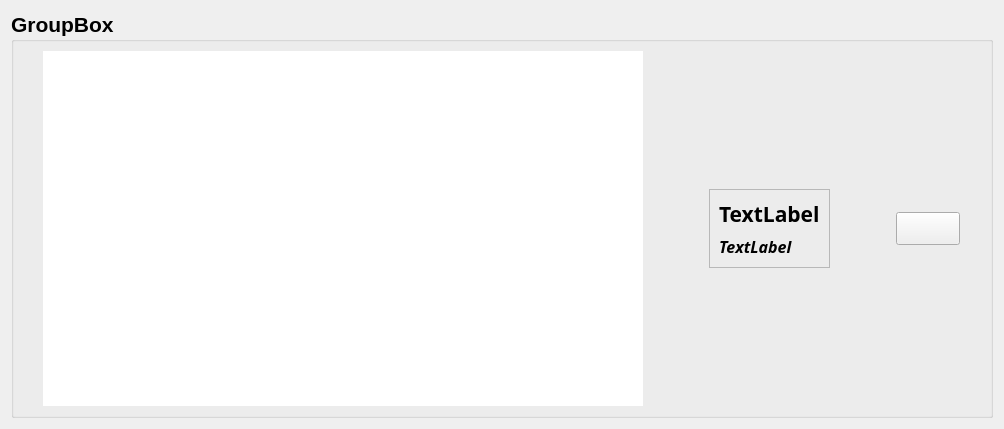
<?xml version="1.0" encoding="UTF-8"?>
<ui version="4.0">
 <class>CoordWidget</class>
 <widget class="QWidget" name="CoordWidget">
  <property name="geometry">
   <rect>
    <x>0</x>
    <y>0</y>
    <width>1004</width>
    <height>429</height>
   </rect>
  </property>
  <property name="sizePolicy">
   <sizepolicy hsizetype="Preferred" vsizetype="Maximum">
    <horstretch>0</horstretch>
    <verstretch>0</verstretch>
   </sizepolicy>
  </property>
  <property name="font">
   <font>
    <pointsize>16</pointsize>
    <weight>75</weight>
    <bold>true</bold>
   </font>
  </property>
  <property name="windowTitle">
   <string>Form</string>
  </property>
  <layout class="QVBoxLayout" name="verticalLayout">
   <item>
    <widget class="QGroupBox" name="groupBox">
     <property name="title">
      <string>GroupBox</string>
     </property>
     <layout class="QHBoxLayout" name="horizontalLayout">
      <item>
       <widget class="QLabel" name="image_product">
        <property name="minimumSize">
         <size>
          <width>500</width>
          <height>350</height>
         </size>
        </property>
        <property name="maximumSize">
         <size>
          <width>600</width>
          <height>400</height>
         </size>
        </property>
        <property name="styleSheet">
         <string notr="true">background-color: rgb(255, 255, 255);</string>
        </property>
        <property name="text">
         <string/>
        </property>
        <property name="scaledContents">
         <bool>true</bool>
        </property>
       </widget>
      </item>
      <item>
       <spacer name="horizontalSpacer">
        <property name="orientation">
         <enum>Qt::Horizontal</enum>
        </property>
        <property name="sizeType">
         <enum>QSizePolicy::Fixed</enum>
        </property>
        <property name="sizeHint" stdset="0">
         <size>
          <width>40</width>
          <height>20</height>
         </size>
        </property>
       </spacer>
      </item>
      <item>
       <widget class="QFrame" name="frame">
        <property name="sizePolicy">
         <sizepolicy hsizetype="Fixed" vsizetype="Fixed">
          <horstretch>0</horstretch>
          <verstretch>0</verstretch>
         </sizepolicy>
        </property>
        <property name="minimumSize">
         <size>
          <width>0</width>
          <height>0</height>
         </size>
        </property>
        <property name="frameShape">
         <enum>QFrame::StyledPanel</enum>
        </property>
        <property name="frameShadow">
         <enum>QFrame::Raised</enum>
        </property>
        <layout class="QVBoxLayout" name="verticalLayout_2">
         <item>
          <widget class="QLabel" name="label_filter_name">
           <property name="font">
            <font>
             <family>Montserrat</family>
            </font>
           </property>
           <property name="text">
            <string>TextLabel</string>
           </property>
          </widget>
         </item>
         <item>
          <widget class="QLabel" name="label_filter_price">
           <property name="font">
            <font>
             <family>Montserrat Thin</family>
             <pointsize>12</pointsize>
             <italic>true</italic>
            </font>
           </property>
           <property name="text">
            <string>TextLabel</string>
           </property>
          </widget>
         </item>
        </layout>
       </widget>
      </item>
      <item>
       <spacer name="horizontalSpacer_2">
        <property name="orientation">
         <enum>Qt::Horizontal</enum>
        </property>
        <property name="sizeType">
         <enum>QSizePolicy::Preferred</enum>
        </property>
        <property name="sizeHint" stdset="0">
         <size>
          <width>40</width>
          <height>20</height>
         </size>
        </property>
       </spacer>
      </item>
      <item>
       <widget class="QPushButton" name="btn_clear">
        <property name="sizePolicy">
         <sizepolicy hsizetype="Fixed" vsizetype="Fixed">
          <horstretch>0</horstretch>
          <verstretch>0</verstretch>
         </sizepolicy>
        </property>
        <property name="text">
         <string/>
        </property>
        <property name="icon">
         <iconset resource="icons.qrc">
          <normaloff>:/icons/basket.png</normaloff>:/icons/basket.png</iconset>
        </property>
        <property name="iconSize">
         <size>
          <width>50</width>
          <height>50</height>
         </size>
        </property>
       </widget>
      </item>
     </layout>
    </widget>
   </item>
  </layout>
 </widget>
 <resources>
  <include location="../../Downloads/MADPythonCourse-master/MADPythonCourse-master/qlayout_example/res.qrc"/>
  <include location="icons.qrc"/>
 </resources>
 <connections/>
</ui>
